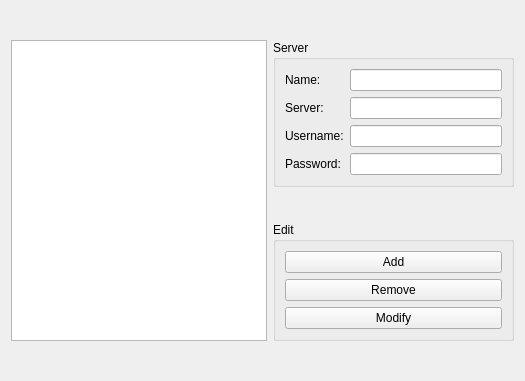
<?xml version="1.0" encoding="UTF-8"?>
<ui version="4.0">
 <class>AmpacheConfigWidget</class>
 <widget class="QWidget" name="AmpacheConfigWidget">
  <property name="geometry">
   <rect>
    <x>0</x>
    <y>0</y>
    <width>525</width>
    <height>381</height>
   </rect>
  </property>
  <layout class="QGridLayout">
   <item row="0" column="0" rowspan="2">
    <widget class="KListWidget" name="serverList"/>
   </item>
   <item row="0" column="1">
    <widget class="QGroupBox" name="groupBox">
     <property name="sizePolicy">
      <sizepolicy hsizetype="Preferred" vsizetype="Fixed">
       <horstretch>0</horstretch>
       <verstretch>0</verstretch>
      </sizepolicy>
     </property>
     <property name="title">
      <string>Server</string>
     </property>
     <layout class="QGridLayout">
      <item row="0" column="0">
       <widget class="QLabel" name="label_8">
        <property name="text">
         <string comment="The user-definable name of an Ampache server">Name:</string>
        </property>
       </widget>
      </item>
      <item row="0" column="1">
       <widget class="KLineEdit" name="nameEdit"/>
      </item>
      <item row="1" column="0">
       <widget class="QLabel" name="label_7">
        <property name="text">
         <string>Server:</string>
        </property>
       </widget>
      </item>
      <item row="1" column="1">
       <widget class="KLineEdit" name="serverEdit"/>
      </item>
      <item row="2" column="0">
       <widget class="QLabel" name="label_6">
        <property name="text">
         <string comment="The username to use for logins to an Ampache server">Username:</string>
        </property>
       </widget>
      </item>
      <item row="2" column="1">
       <widget class="KLineEdit" name="userEdit"/>
      </item>
      <item row="3" column="0">
       <widget class="QLabel" name="label_5">
        <property name="text">
         <string>Password:</string>
        </property>
       </widget>
      </item>
      <item row="3" column="1">
       <widget class="KLineEdit" name="passEdit">
        <property name="echoMode">
         <enum>QLineEdit::Password</enum>
        </property>
       </widget>
      </item>
     </layout>
    </widget>
   </item>
   <item row="1" column="1">
    <widget class="QGroupBox" name="groupBox_2">
     <property name="sizePolicy">
      <sizepolicy hsizetype="Preferred" vsizetype="Fixed">
       <horstretch>0</horstretch>
       <verstretch>0</verstretch>
      </sizepolicy>
     </property>
     <property name="title">
      <string>Edit</string>
     </property>
     <layout class="QVBoxLayout">
      <item>
       <widget class="KPushButton" name="addButton">
        <property name="text">
         <string>Add</string>
        </property>
       </widget>
      </item>
      <item>
       <widget class="KPushButton" name="removeButton">
        <property name="text">
         <string>Remove</string>
        </property>
       </widget>
      </item>
      <item>
       <widget class="KPushButton" name="modifyButton">
        <property name="text">
         <string>Modify</string>
        </property>
       </widget>
      </item>
     </layout>
    </widget>
   </item>
  </layout>
 </widget>
 <customwidgets>
  <customwidget>
   <class>KListWidget</class>
   <extends>QListWidget</extends>
   <header>klistwidget.h</header>
  </customwidget>
  <customwidget>
   <class>KPushButton</class>
   <extends>QPushButton</extends>
   <header>kpushbutton.h</header>
  </customwidget>
  <customwidget>
   <class>KLineEdit</class>
   <extends>QLineEdit</extends>
   <header>klineedit.h</header>
  </customwidget>
 </customwidgets>
 <resources/>
 <connections/>
</ui>
